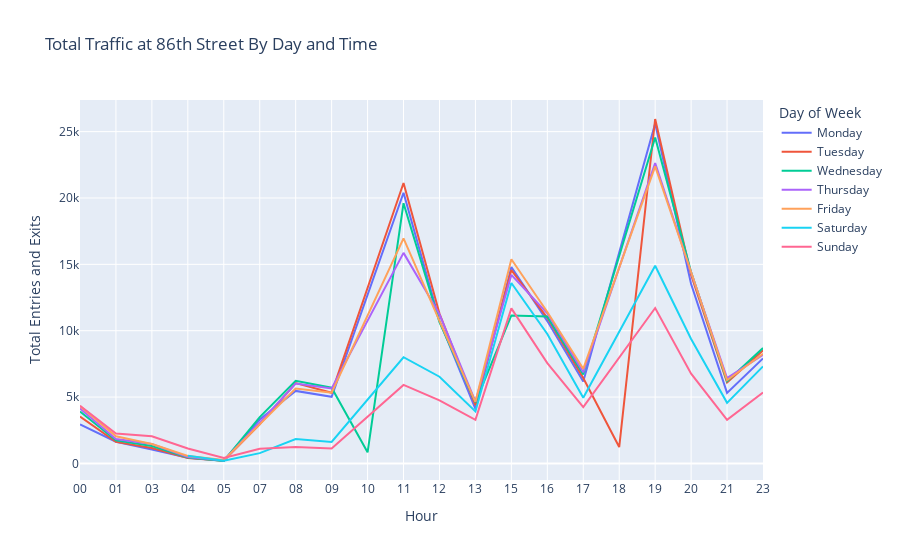

The code cell stored with this chart in its notebook:
### Code cell
station_plot("86 ST", "86th Street")

### Figure 1 — Plotly figure (JSON) as saved in the notebook; plotly's stock layout.template omitted (floating-point values rounded to 4 significant figures)
{"data": [{"connectgaps": true, "hovertemplate": "Day of Week=Monday<br>Hour=%{x}<br>Total Entries and Exits=%{y}<extra></extra>", "legendgroup": "Monday", "line": {"color": "#636efa", "dash": "solid"}, "marker": {"symbol": "circle"}, "mode": "lines", "name": "Monday", "orientation": "v", "showlegend": true, "type": "scatter", "x": ["00", "01", "03", "04", "05", "07", "08", "09", "10", "11", "12", "13", "15", "16", "17", "18", "19", "20", "21", "23"], "xaxis": "x", "y": [2939.0, 1638.0, 1047.0, 418.2, 209.2, 3305.0, 5463.0, 5022.0, null, 20400.0, 10760.0, 4118.0, 14800.0, 10720.0, 6175.0, null, 25620.0, 13520.0, 5315, 7911.0], "yaxis": "y"}, {"connectgaps": true, "hovertemplate": "Day of Week=Tuesday<br>Hour=%{x}<br>Total Entries and Exits=%{y}<extra></extra>", "legendgroup": "Tuesday", "line": {"color": "#EF553B", "dash": "solid"}, "marker": {"symbol": "circle"}, "mode": "lines", "name": "Tuesday", "orientation": "v", "showlegend": true, "type": "scatter", "x": ["00", "01", "03", "04", "05", "07", "08", "09", "10", "11", "12", "13", "15", "16", "17", "18", "19", "20", "21", "23"], "xaxis": "x", "y": [3528.0, 1622.0, 1163.0, 411.5, 197, 2951, 6051.0, 5319.0, null, 21130.0, 11300.0, 4385.0, 14570.0, 10970.0, 6432.0, 1230, 25950.0, 14200.0, 6095, 8523.0], "yaxis": "y"}, {"connectgaps": true, "hovertemplate": "Day of Week=Wednesday<br>Hour=%{x}<br>Total Entries and Exits=%{y}<extra></extra>", "legendgroup": "Wednesday", "line": {"color": "#00cc96", "dash": "solid"}, "marker": {"symbol": "circle"}, "mode": "lines", "name": "Wednesday", "orientation": "v", "showlegend": true, "type": "scatter", "x": ["00", "01", "03", "04", "05", "07", "08", "09", "10", "11", "12", "13", "15", "16", "17", "18", "19", "20", "21", "23"], "xaxis": "x", "y": [3917.0, 1734.0, 1315.0, 436.1, 181.3, 3491.0, 6220.0, 5701.0, 839.2, 19610.0, 10650.0, 4609.0, 11150.0, 11060.0, 6704, null, 24550.0, 14420.0, 6197, 8695.0], "yaxis": "y"}, {"connectgaps": true, "hovertemplate": "Day of Week=Thursday<br>Hour=%{x}<br>Total Entries and Exits=%{y}<extra></extra>", "legendgroup": "Thursday", "line": {"color": "#ab63fa", "dash": "solid"}, "marker": {"symbol": "circle"}, "mode": "lines", "name": "Thursday", "orientation": "v", "showlegend": true, "type": "scatter", "x": ["00", "01", "03", "04", "05", "07", "08", "09", "10", "11", "12", "13", "15", "16", "17", "18", "19", "20", "21", "23"], "xaxis": "x", "y": [4136, 1831, 1458.0, 482.2, 215.2, 3067.0, 6011.0, 5649.0, null, 15865, 11250.0, 4660.0, 14210.0, 11310.0, 6862.0, null, 22630.0, 14380.0, 6425.0, 8174.0], "yaxis": "y"}, {"connectgaps": true, "hovertemplate": "Day of Week=Friday<br>Hour=%{x}<br>Total Entries and Exits=%{y}<extra></extra>", "legendgroup": "Friday", "line": {"color": "#FFA15A", "dash": "solid"}, "marker": {"symbol": "circle"}, "mode": "lines", "name": "Friday", "orientation": "v", "showlegend": true, "type": "scatter", "x": ["00", "01", "03", "04", "05", "07", "08", "09", "10", "11", "12", "13", "15", "16", "17", "18", "19", "20", "21", "23"], "xaxis": "x", "y": [4319.0, 2043.0, 1466.0, 565.9, 256.5, 2935.0, 5647.0, 5324.0, null, 16960.0, 10750.0, 4643.0, 15380, 11410.0, 7121.0, null, 22380.0, 14430.0, 6270.0, 8268.0], "yaxis": "y"}, {"connectgaps": true, "hovertemplate": "Day of Week=Saturday<br>Hour=%{x}<br>Total Entries and Exits=%{y}<extra></extra>", "legendgroup": "Saturday", "line": {"color": "#19d3f3", "dash": "solid"}, "marker": {"symbol": "circle"}, "mode": "lines", "name": "Saturday", "orientation": "v", "showlegend": true, "type": "scatter", "x": ["00", "01", "03", "04", "05", "07", "08", "09", "10", "11", "12", "13", "15", "16", "17", "18", "19", "20", "21", "23"], "xaxis": "x", "y": [null, null, null, 582.2, 198.9, 772, 1841, 1618.0, null, 8000.0, 6532.0, 3915.0, 13600.0, 9753, 4952.0, null, 14892, 9382.0, 4564.0, 7311.0], "yaxis": "y"}, {"connectgaps": true, "hovertemplate": "Day of Week=Sunday<br>Hour=%{x}<br>Total Entries and Exits=%{y}<extra></extra>", "legendgroup": "Sunday", "line": {"color": "#FF6692", "dash": "solid"}, "marker": {"symbol": "circle"}, "mode": "lines", "name": "Sunday", "orientation": "v", "showlegend": true, "type": "scatter", "x": ["00", "01", "03", "04", "05", "07", "08", "09", "10", "11", "12", "13", "15", "16", "17", "18", "19", "20", "21", "23"], "xaxis": "x", "y": [4342.0, 2260.0, 2048, 1122.0, 413.2, 1098.0, 1238.0, 1128.0, null, 5914.0, 4747.0, 3285.0, 11680.0, 7560, 4240.0, null, 11710.0, 6764.0, 3282.0, 5336], "yaxis": "y"}], "layout": {"legend": {"title": {"text": "Day of Week"}, "tracegroupgap": 0}, "title": {"text": "Total Traffic at 86th Street By Day and Time"}, "xaxis": {"anchor": "y", "domain": [0, 1], "title": {"text": "Hour"}}, "yaxis": {"anchor": "x", "domain": [0, 1], "title": {"text": "Total Entries and Exits"}}}}
